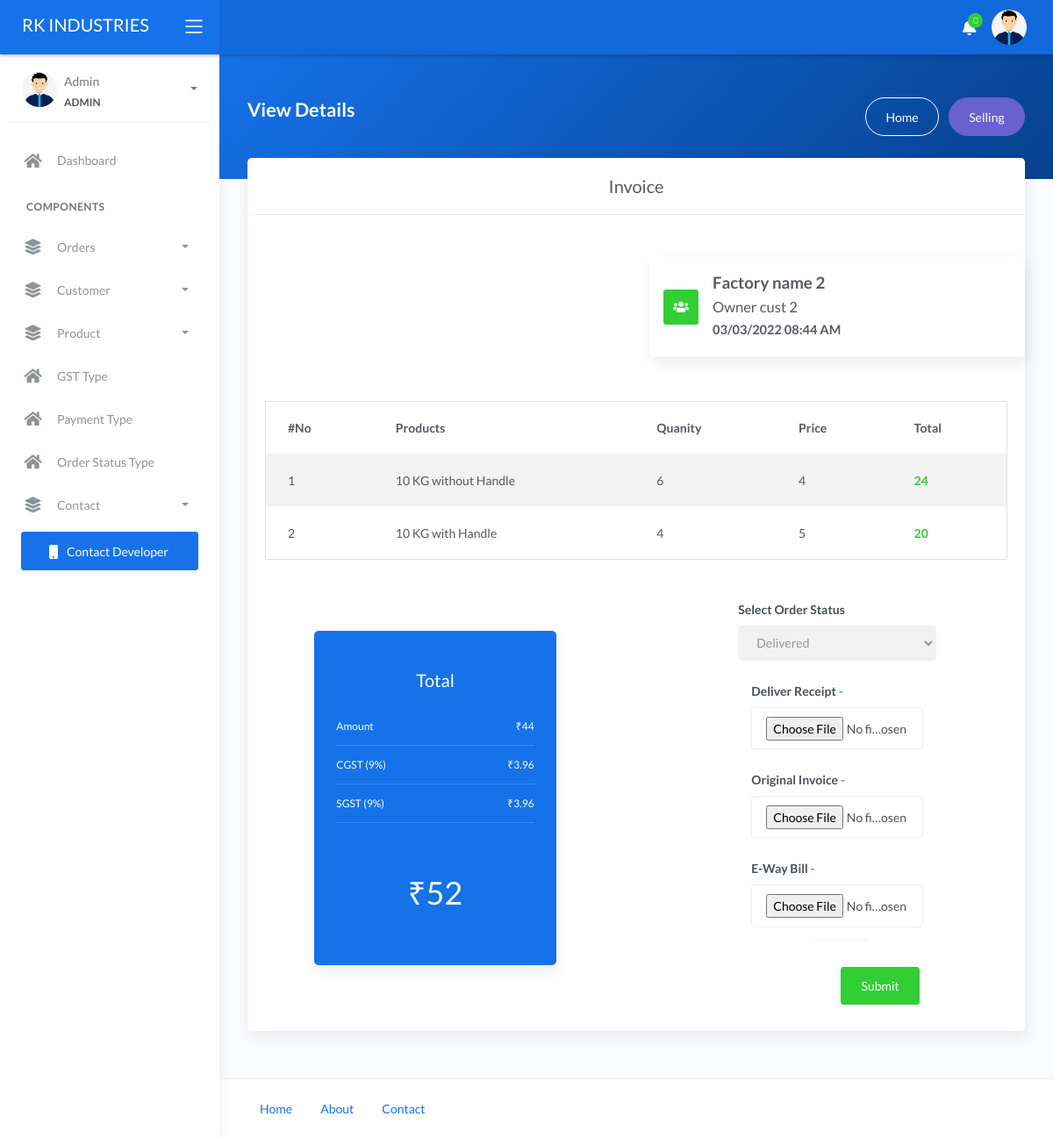
The page /admin/view-selling?id=2 (signed in) on the database its author committed.
### tables this page shows
CREATE TABLE `selling` (
  `id` int(11) NOT NULL,
  `order_id` int(11) NOT NULL,
  `cust_id` int(11) NOT NULL,
  `product_id` int(11) NOT NULL,
  `price` float NOT NULL,
  `qty` int(11) NOT NULL,
  `order_status` int(11) NOT NULL,
  `gst_type` int(11) NOT NULL,
  `future_date` date NOT NULL,
  `accepted_date` datetime NOT NULL,
  `dispatched_date` datetime NOT NULL,
  `delivered_date` datetime NOT NULL,
  `mr_order_no` varchar(10) NOT NULL,
  `deliver_receipt` varchar(60) NOT NULL,
  `original_invoice` varchar(60) NOT NULL,
  `eway_bill` varchar(60) NOT NULL,
  `added_on` datetime NOT NULL
);

CREATE TABLE `cust` (
  `id` int(11) NOT NULL,
  `mr` varchar(10) NOT NULL,
  `name` varchar(100) NOT NULL,
  `owner_name` varchar(100) NOT NULL,
  `address` text NOT NULL,
  `pincode` varchar(6) NOT NULL,
  `email` varchar(100) NOT NULL,
  `mobile` varchar(12) NOT NULL,
  `manager_name` varchar(100) NOT NULL,
  `manager_mob` varchar(12) NOT NULL,
  `gst` varchar(20) NOT NULL,
  `image` varchar(255) NOT NULL,
  `status` tinyint(4) NOT NULL,
  `password` varchar(255) NOT NULL,
  `ispasschange` tinyint(4) NOT NULL,
  `token` varchar(200) NOT NULL,
  `added_on` datetime NOT NULL
);

CREATE TABLE `product` (
  `id` int(11) NOT NULL,
  `name` varchar(100) NOT NULL,
  `added_on` datetime NOT NULL,
  `status` tinyint(4) NOT NULL
);

CREATE TABLE `gst_type` (
  `id` int(11) NOT NULL,
  `name` varchar(25) NOT NULL,
  `perc` float NOT NULL,
  `added_on` datetime NOT NULL
);

### admin/view-selling.php (the view, shortened to what the rows shown need)
<?php
require 'header.php';
$redirect_to = "selling-history";
if (isset($_GET['id']) && $_GET['id'] > 0) {
	$id = get_safe_value($_GET['id']);
	$res = mysqli_query($con, "SELECT * FROM `selling` WHERE order_id = '$id' ORDER BY id DESC");
	$row_single_order = mysqli_fetch_assoc(mysqli_query($con, "SELECT * FROM `selling` WHERE order_id = '$id' ORDER BY id DESC LIMIT 1"));
} else {
	redirect($redirect_to);
	die();
}
		?>
<div class="main-panel">
	<div class="content">
		<div class="panel-header bg-primary-gradient">
			<div class="page-inner py-5">
				<div class="d-flex align-items-left align-items-md-center flex-column flex-md-row">
					<div>
						<h2 class="text-white pb-2 fw-bold">View Details</h2>
					</div>
				</div>
			</div>
		</div>
		<div class="page-inner mt--5">
			<div class="row">
				<div class="col-md-12">
					<div class="card">
						<?php
						if (isset($_SESSION['ADMIN_LOGIN'])) {
						?>
							<div class="row mt-5">
								<div class="col-sm-6 col-lg-6 ">
								</div>
								<div class="col-sm-6 col-lg-6 ">
									<div class="card p-3">
										<div class="d-flex align-items-center">
											<span class="stamp stamp-md bg-success mr-3">
												<i class="fa fa-users"></i>
											</span>
											<div>
												<h3 class="mb-1"><b><a href='cust-account?id=<?php echo $row_single_order['cust_id'] ?>'><?php echo column_by_id('cust', 'name', $row_single_order['cust_id'])  ?> </a></b></h3>
												<h4 class="mb-1"><?php echo column_by_id('cust', 'owner_name', $row_single_order['cust_id'])  ?></h4>
												<h5 class="mb-1"><b><?php echo date('d/m/Y h:i A', strtotime($row_single_order['added_on']))   ?> </b></h5>
											</div>
										</div>
									</div>
								</div>
							</div>
						<?php
						}
						?>
						<div class="card-body">
							<div class="table-responsive">
								<table class="display table table-striped table-hover border">
									<thead>
										<tr>
											<th>#No </th>
											<th>Products</th>
											<th>Quanity</th>
											<th>Price</th>
											<th>Total</th>
										</tr>
									</thead>
									<tbody>
										<?php
										$sum = 0;
										if (mysqli_num_rows($res) > 0) {
											$i = 1;
											while ($row = mysqli_fetch_assoc($res)) {
												$sum += ($row['qty'] * $row['price']);
										?>
												<tr>
													<td><?php echo $i ?></td>
													<td><?php echo column_by_id('product', 'name', $row['product_id'])  ?></td>
													<td><?php echo $row['qty'] ?></td>
													<td><?php echo $row['price'] ?></td>
													<td><?php echo  "<span class='text-success'><strong>" . ($row['qty'] * $row['price']) . "</strong></span>" ?></td>
												</tr>
											<?php
												$i++;
											}
										} else { ?>
											<tr>
												<td class="text-center" colspan="100%">No data found</td>
											</tr>
										<?php } ?>
									</tbody>
								</table>
							</div>
						</div>
						<div class="row">
							<div class="col-md-4 m-auto">
								<div class="card card-pricing card-pricing-focus card-primary">
									<div class="card-body">
										<ul class="specification-list">
											<?php
											$total_cost = 0;
											if ($row_single_order['gst_type'] == 1) {
												$gst_per = column_by_id('gst_type', 'perc', '1');
												$cgst = (($gst_per  / 100) * $sum);
												$total_cost = $sum + ($cgst * 2);
											?>
												<li>
													<span class="name-specification">CGST <?php echo "(" . $gst_per . "%)" ?></span>
													<span class="status-specification">₹<?php echo $cgst ?></span>
												</li>
												<li>
													<span class="name-specification">SGST <?php echo "(" . $gst_per . "%)" ?></span>
													<span class="status-specification">₹<?php echo $cgst ?></span>
												</li>
											<?php
											}
											?>
										</ul>
									</div>
									<div class="card-header">
										<div class="card-price">
											<span class="price">₹<?php echo round($total_cost) ?></span>
										</div>
									</div>
								</div>
							</div>
						</div>
					</div>
				</div>
			</div>
		</div>
	</div>
	<?php
	require 'footer.php';
	?>

### admin/header.php (shortened to what the rows shown need)
<?php
include('../connection.php');
include('./functions.php');
$user_name = "";
if (isset($_SESSION['ADMIN_LOGIN']) && ($_SESSION['ADMIN_LOGIN'] != '')) {
    $user_id = $_SESSION['ADMIN_ID'];
    $row = mysqli_fetch_assoc(mysqli_query($con, "select * from admin where id='$user_id'"));
    $user_name = $row['name'];
} else if (isset($_SESSION['EMP_LOGIN']) && ($_SESSION['EMP_LOGIN'] != '')) {
    $user_id = $_SESSION['EMP_ID'];
    $row = mysqli_fetch_assoc(mysqli_query($con, "select * from emp where id='$user_id'"));
    $user_name = $row['name'];
    $user_mobile = $row['mobile'];
} else if (isset($_SESSION[$login3_captil . '_LOGIN']) && ($_SESSION[$login3_captil . '_LOGIN'] != '')) {
    $user_id = $_SESSION[$login3_captil . '_ID'];
    $row = mysqli_fetch_assoc(mysqli_query($con, "select * from $login3 where id='$user_id'"));
    $user_name = $row['name'];
    $user_mobile = $row['mobile'];
} else {
    header('location:login.php');
    die();
}
?>
<!DOCTYPE html>
<html lang="en">
<head>
    <link rel="stylesheet" href="./assets/css/bootstrap.min.css">
    <link rel="stylesheet" href="./assets/css/atlantis.min.css">
    <link rel="stylesheet" href="./assets/css/jquery-ui.min.css">
    <link rel="stylesheet" href="./assets/css/vicks-css.css">
    <link rel="stylesheet" href="https://cdn.jsdelivr.net/npm/bootstrap-select@1.13.14/dist/css/bootstrap-select.min.css">
</head>
<body>
    <div class="wrapper">
        <div class="sidebar sidebar-style-2">
            <div class="sidebar-wrapper scrollbar scrollbar-inner">
                <div class="sidebar-content">
                    <div class="user">
                        <div class="info">
                            <a data-toggle="collapse" href="#collapseExample" aria-expanded="true">
                                <span>
                                    <?php echo ucfirst($user_name); ?>
                                    <span class="user-level"><?php echo strtoupper($_SESSION['ROLE']) ?></span>
                                    <span class="caret"></span>
                                </span>
                            </a>
                        </div>
                    </div>
                </div>
            </div>
        </div>

### rows shown on the page
selling: cust.name "Factory name 2", cust.owner_name "Owner cust 2", added_on "03/03/2022 08:44 AM", product.name "10 KG without Handle", qty "6", price "4", $row['qty'] * $row['price'] "24"
selling: product.name "10 KG with Handle", qty "4", price "5", $row['qty'] * $row['price'] "20"
gst_type: perc "9", perc "3.96", perc "52"

### other values the page prints
LOGO_NAME "RK INDUSTRIES"
$notification_count "0"
$user_name "Admin"
$_SESSION['ROLE'] "ADMIN"
$sum "44"
form field order_status_id "Delivered"
